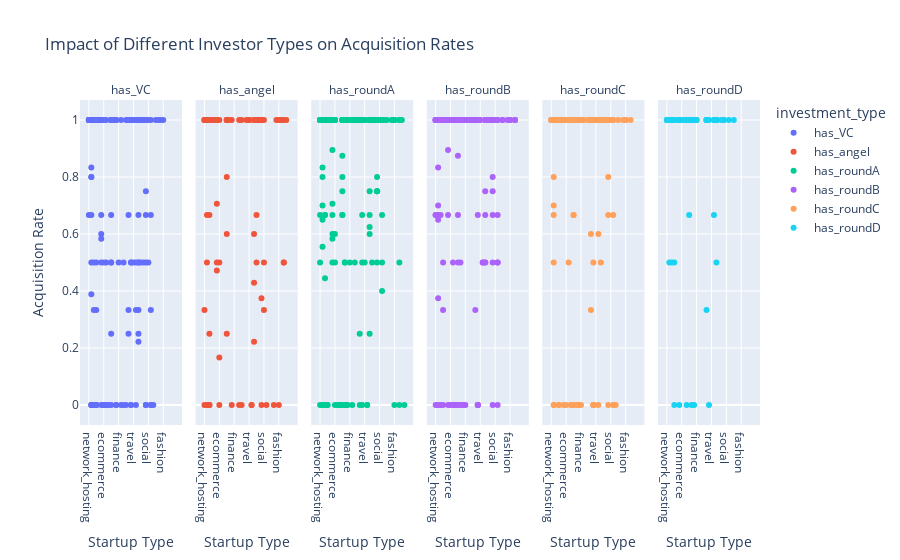

Notebook cell for this chart:
### Code cell
import plotly.express as px

investment_impact = [
    {
        "$group": {
            "_id": {
                "category": "$category_code",
                "has_VC": "$has_VC",
                "has_angel": "$has_angel",
                "has_roundA": "$has_roundA",
                "has_roundB": "$has_roundB",
                "has_roundC": "$has_roundC",
                "has_roundD": "$has_roundD",
            },
            "totalCount": {"$sum": 1},
            "acquiredCount": {
                "$sum": {"$cond": [{"$eq": ["$status", "acquired"]}, 1, 0]}
            },
        }
    },
    {
        "$project": {
            "_id": 0,
            "category": "$_id.category",
            "has_VC": "$_id.has_VC",
            "has_angel": "$_id.has_angel",
            "has_roundA": "$_id.has_roundA",
            "has_roundB": "$_id.has_roundB",
            "has_roundC": "$_id.has_roundC",
            "has_roundD": "$_id.has_roundD",
            "acquisition_rate": {"$divide": ["$acquiredCount", "$totalCount"]},
        }
    },
]

result = list(startup_data.aggregate(investment_impact))
data = pd.DataFrame(result)

# Step 2: Melt the Data for Plotly
melted_data = pd.melt(
    data,
    id_vars=["category", "acquisition_rate"],
    value_vars=["has_VC", "has_angel", "has_roundA", "has_roundB", "has_roundC", "has_roundD"],
    var_name="investment_type",
    value_name="presence",
)

# Filter only where the investment type is present (presence == 1)
filtered_data = melted_data[melted_data["presence"] == 1]

def labeller(pre) -> str:
    return {
        "investment_type=has_VC": "VC",
        "investment_type=has_angel": "VC",
        "investment_type=has_roundA": "VC",
        "investment_type=has_roundB": "VC",
        "investment_type=has_roundC": "VC",
        "investment_type=has_roundD": "VC",
    }[pre]

# Step 3: Interactive Plotly Scatter Plot with Dropdown
fig = px.scatter(
    filtered_data,
    x="category",
    y="acquisition_rate",
    color="investment_type",
    facet_col="investment_type",
    title="Impact of Different Investor Types on Acquisition Rates",
    labels={
        "category": "Startup Type",
        "acquisition_rate": "Acquisition Rate",
    },
)

fig.for_each_annotation(lambda a: a.update(text=a.text.split("=")[1]))

fig.show()

### Figure 1 — Plotly figure (JSON) as saved in the notebook; plotly's stock layout.template omitted (floating-point values rounded to 4 significant figures; data arrays with more than 128 entries replaced by an {"elided": "..."} marker saying what was removed)
{"data": [{"hovertemplate": "investment_type=has_VC<br>Startup Type=%{x}<br>Acquisition Rate=%{y}<extra></extra>", "legendgroup": "has_VC", "marker": {"color": "#636efa", "symbol": "circle"}, "mode": "markers", "name": "has_VC", "orientation": "v", "showlegend": true, "type": "scatter", "x": {"elided": "146 str values"}, "xaxis": "x", "y": {"elided": "146 float values"}, "yaxis": "y"}, {"hovertemplate": "investment_type=has_angel<br>Startup Type=%{x}<br>Acquisition Rate=%{y}<extra></extra>", "legendgroup": "has_angel", "marker": {"color": "#EF553B", "symbol": "circle"}, "mode": "markers", "name": "has_angel", "orientation": "v", "showlegend": true, "type": "scatter", "x": ["mobile", "public_relations", "travel", "social", "health", "sports", "music", "web", "software", "travel", "ecommerce", "messaging", "news", "social", "mobile", "photo_video", "web", "public_relations", "mobile", "enterprise", "education", "music", "mobile", "messaging", "cleantech", "games_video", "software", "photo_video", "advertising", "web", "messaging", "games_video", "network_hosting", "web", "enterprise", "hospitality", "web", "biotech", "education", "analytics", "analytics", "software", "fashion", "news", "advertising", "enterprise", "advertising", "analytics", "network_hosting", "network_hosting", "search", "security", "mobile", "enterprise", "ecommerce", "software", "fashion", "real_estate", "games_video", "advertising", "network_hosting", "security", "enterprise", "social", "travel", "web", "games_video", "network_hosting", "software", "music", "ecommerce", "enterprise", "travel", "hardware", "software", "mobile", "games_video", "ecommerce", "games_video", "advertising", "advertising", "analytics", "enterprise"], "xaxis": "x2", "y": [0.4286, 0, 1, 1, 1, 1, 1, 1, 0.6667, 1, 1, 0.5, 1, 0.3333, 1, 1, 0.5, 0, 0.6, 0.25, 1, 1, 1, 0.5, 0, 0, 0.5, 0, 1, 0.4722, 1, 1, 1, 0.7059, 1, 1, 1, 1, 0, 0.5, 1, 1, 1, 1, 0.375, 0.8, 0, 0.6667, 1, 1, 1, 1, 1, 1, 0.1667, 0, 0, 0, 0, 1, 0, 0, 0.6, 0.5, 1, 1, 0.25, 0.3333, 1, 1, 0.5, 1, 1, 1, 1, 0.2222, 0.6667, 0, 1, 1, 1, 1, 1], "yaxis": "y2"}, {"hovertemplate": "investment_type=has_roundA<br>Startup Type=%{x}<br>Acquisition Rate=%{y}<extra></extra>", "legendgroup": "has_roundA", "marker": {"color": "#00cc96", "symbol": "circle"}, "mode": "markers", "name": "has_roundA", "orientation": "v", "showlegend": true, "type": "scatter", "x": {"elided": "173 str values"}, "xaxis": "x3", "y": {"elided": "173 float values"}, "yaxis": "y3"}, {"hovertemplate": "investment_type=has_roundB<br>Startup Type=%{x}<br>Acquisition Rate=%{y}<extra></extra>", "legendgroup": "has_roundB", "marker": {"color": "#ab63fa", "symbol": "circle"}, "mode": "markers", "name": "has_roundB", "orientation": "v", "showlegend": true, "type": "scatter", "x": {"elided": "166 str values"}, "xaxis": "x4", "y": {"elided": "166 float values"}, "yaxis": "y4"}, {"hovertemplate": "investment_type=has_roundC<br>Startup Type=%{x}<br>Acquisition Rate=%{y}<extra></extra>", "legendgroup": "has_roundC", "marker": {"color": "#FFA15A", "symbol": "circle"}, "mode": "markers", "name": "has_roundC", "orientation": "v", "showlegend": true, "type": "scatter", "x": ["hardware", "education", "network_hosting", "software", "hardware", "travel", "semiconductor", "enterprise", "public_relations", "biotech", "cleantech", "advertising", "ecommerce", "medical", "fashion", "hardware", "mobile", "games_video", "web", "network_hosting", "transportation", "web", "semiconductor", "web", "education", "web", "hardware", "enterprise", "games_video", "music", "security", "public_relations", "mobile", "games_video", "semiconductor", "enterprise", "software", "advertising", "advertising", "web", "biotech", "cleantech", "analytics", "hardware", "consulting", "web", "enterprise", "analytics", "biotech", "enterprise", "games_video", "mobile", "biotech", "security", "web", "biotech", "biotech", "messaging", "finance", "other", "consulting", "social", "software", "network_hosting", "security", "cleantech", "medical", "software", "mobile", "analytics", "mobile", "mobile", "automotive", "semiconductor", "network_hosting", "travel", "enterprise", "software", "mobile", "advertising", "advertising", "software", "other", "semiconductor", "semiconductor", "software", "semiconductor", "advertising", "news", "ecommerce", "advertising", "enterprise", "news", "ecommerce", "enterprise", "cleantech", "cleantech", "security", "mobile", "advertising", "semiconductor", "search", "biotech", "enterprise", "other", "enterprise", "software", "health", "software", "mobile", "public_relations", "software", "search", "mobile", "web", "games_video", "games_video", "security", "finance", "fashion", "mobile", "software", "hardware", "enterprise", "security"], "xaxis": "x5", "y": [0, 1, 1, 0, 0, 1, 1, 1, 1, 0, 1, 0.8, 0, 0.5, 1, 1, 1, 1, 1, 1, 1, 0, 1, 1, 1, 1, 0.5, 0.6667, 1, 1, 1, 0, 1, 1, 1, 1, 1, 1, 0.6667, 1, 1, 1, 1, 0, 1, 1, 1, 1, 1, 1, 1, 1, 1, 1, 1, 1, 0, 1, 0, 0, 1, 1, 1, 1, 1, 0, 1, 1, 1, 1, 1, 1, 0, 1, 1, 1, 1, 0.7, 1, 1, 1, 1, 1, 0.3333, 1, 0.5, 1, 1, 1, 1, 0, 1, 1, 1, 0.6667, 0, 0.6667, 1, 1, 1, 0.6, 1, 1, 0, 0, 1, 0.8, 1, 0.6667, 1, 0.6, 0, 0, 0.5, 1, 1, 1, 0, 1, 1, 1, 1, 0, 1, 0], "yaxis": "y5"}, {"hovertemplate": "investment_type=has_roundD<br>Startup Type=%{x}<br>Acquisition Rate=%{y}<extra></extra>", "legendgroup": "has_roundD", "marker": {"color": "#19d3f3", "symbol": "circle"}, "mode": "markers", "name": "has_roundD", "orientation": "v", "showlegend": true, "type": "scatter", "x": ["hardware", "network_hosting", "hardware", "semiconductor", "public_relations", "security", "public_relations", "games_video", "enterprise", "mobile", "software", "advertising", "web", "biotech", "medical", "cleantech", "web", "software", "mobile", "mobile", "biotech", "security", "biotech", "biotech", "software", "finance", "network_hosting", "mobile", "mobile", "public_relations", "transportation", "enterprise", "advertising", "other", "software", "semiconductor", "other", "semiconductor", "software", "semiconductor", "news", "web", "mobile", "software", "ecommerce", "security", "software", "mobile", "network_hosting", "games_video", "search", "semiconductor", "biotech", "enterprise", "search", "mobile", "web", "games_video", "security", "finance", "enterprise", "biotech", "enterprise", "enterprise"], "xaxis": "x6", "y": [0, 1, 1, 1, 1, 1, 0.6667, 1, 0.6667, 1, 1, 1, 1, 1, 1, 1, 1, 1, 1, 1, 1, 1, 0.5, 0, 1, 1, 1, 1, 1, 1, 1, 1, 1, 1, 1, 0.3333, 0, 1, 0.5, 1, 1, 0, 1, 1, 1, 1, 1, 1, 1, 0.5, 1, 1, 1, 1, 0, 0.5, 1, 1, 0, 1, 1, 1, 1, 1], "yaxis": "y6"}], "layout": {"annotations": [{"font": {}, "showarrow": false, "text": "has_VC", "x": 0.075, "xanchor": "center", "xref": "paper", "y": 1, "yanchor": "bottom", "yref": "paper"}, {"font": {}, "showarrow": false, "text": "has_angel", "x": 0.245, "xanchor": "center", "xref": "paper", "y": 1, "yanchor": "bottom", "yref": "paper"}, {"font": {}, "showarrow": false, "text": "has_roundA", "x": 0.415, "xanchor": "center", "xref": "paper", "y": 1, "yanchor": "bottom", "yref": "paper"}, {"font": {}, "showarrow": false, "text": "has_roundB", "x": 0.585, "xanchor": "center", "xref": "paper", "y": 1, "yanchor": "bottom", "yref": "paper"}, {"font": {}, "showarrow": false, "text": "has_roundC", "x": 0.755, "xanchor": "center", "xref": "paper", "y": 1, "yanchor": "bottom", "yref": "paper"}, {"font": {}, "showarrow": false, "text": "has_roundD", "x": 0.925, "xanchor": "center", "xref": "paper", "y": 1, "yanchor": "bottom", "yref": "paper"}], "legend": {"title": {"text": "investment_type"}, "tracegroupgap": 0}, "title": {"text": "Impact of Different Investor Types on Acquisition Rates"}, "xaxis": {"anchor": "y", "domain": [0, 0.15], "title": {"text": "Startup Type"}}, "xaxis2": {"anchor": "y2", "domain": [0.17, 0.32], "matches": "x", "title": {"text": "Startup Type"}}, "xaxis3": {"anchor": "y3", "domain": [0.34, 0.49], "matches": "x", "title": {"text": "Startup Type"}}, "xaxis4": {"anchor": "y4", "domain": [0.51, 0.66], "matches": "x", "title": {"text": "Startup Type"}}, "xaxis5": {"anchor": "y5", "domain": [0.68, 0.83], "matches": "x", "title": {"text": "Startup Type"}}, "xaxis6": {"anchor": "y6", "domain": [0.85, 1], "matches": "x", "title": {"text": "Startup Type"}}, "yaxis": {"anchor": "x", "domain": [0, 1], "title": {"text": "Acquisition Rate"}}, "yaxis2": {"anchor": "x2", "domain": [0, 1], "matches": "y", "showticklabels": false}, "yaxis3": {"anchor": "x3", "domain": [0, 1], "matches": "y", "showticklabels": false}, "yaxis4": {"anchor": "x4", "domain": [0, 1], "matches": "y", "showticklabels": false}, "yaxis5": {"anchor": "x5", "domain": [0, 1], "matches": "y", "showticklabels": false}, "yaxis6": {"anchor": "x6", "domain": [0, 1], "matches": "y", "showticklabels": false}}}
